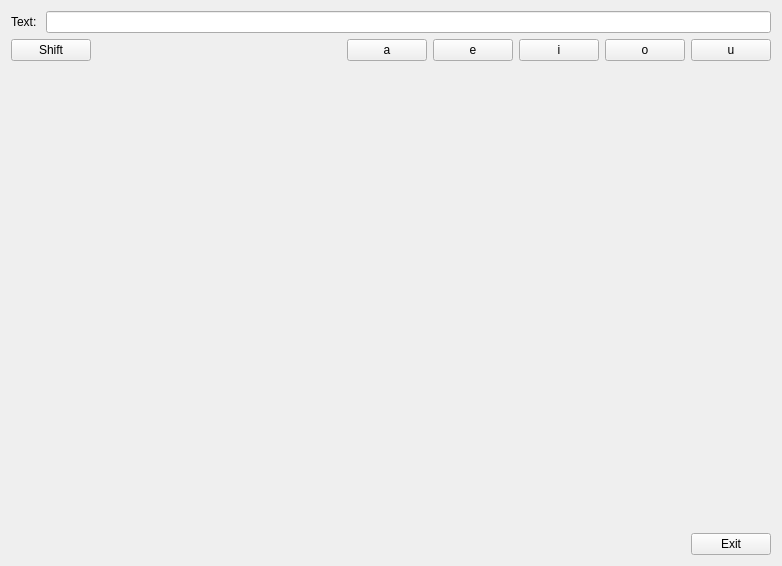
<?xml version="1.0" encoding="UTF-8"?>
<ui version="4.0">
 <class>MyForm</class>
 <widget class="QWidget" name="MyForm">
  <property name="geometry">
   <rect>
    <x>0</x>
    <y>0</y>
    <width>782</width>
    <height>566</height>
   </rect>
  </property>
  <property name="windowTitle">
   <string>MyForm</string>
  </property>
  <layout class="QVBoxLayout" name="verticalLayout_2">
   <item>
    <layout class="QHBoxLayout" name="horizontalLayout">
     <item>
      <widget class="QLabel" name="label">
       <property name="text">
        <string>Text: </string>
       </property>
      </widget>
     </item>
     <item>
      <widget class="myLineEdit" name="lineEdit"/>
     </item>
    </layout>
   </item>
   <item>
    <layout class="QHBoxLayout" name="horizontalLayout_2">
     <item>
      <widget class="QPushButton" name="pushButton_6">
       <property name="text">
        <string>Shift</string>
       </property>
      </widget>
     </item>
     <item>
      <spacer name="horizontalSpacer">
       <property name="orientation">
        <enum>Qt::Horizontal</enum>
       </property>
       <property name="sizeHint" stdset="0">
        <size>
         <width>40</width>
         <height>20</height>
        </size>
       </property>
      </spacer>
     </item>
     <item>
      <widget class="ButtonVocal" name="pushButton">
       <property name="text">
        <string>a</string>
       </property>
      </widget>
     </item>
     <item>
      <widget class="ButtonVocal" name="pushButton_2">
       <property name="text">
        <string>e</string>
       </property>
      </widget>
     </item>
     <item>
      <widget class="ButtonVocal" name="pushButton_5">
       <property name="text">
        <string>i</string>
       </property>
      </widget>
     </item>
     <item>
      <widget class="ButtonVocal" name="pushButton_4">
       <property name="text">
        <string>o</string>
       </property>
      </widget>
     </item>
     <item>
      <widget class="ButtonVocal" name="pushButton_3">
       <property name="text">
        <string>u</string>
       </property>
      </widget>
     </item>
    </layout>
   </item>
   <item>
    <layout class="QHBoxLayout" name="horizontalLayout_3">
     <item>
      <spacer name="horizontalSpacer_2">
       <property name="orientation">
        <enum>Qt::Horizontal</enum>
       </property>
       <property name="sizeHint" stdset="0">
        <size>
         <width>40</width>
         <height>20</height>
        </size>
       </property>
      </spacer>
     </item>
     <item>
      <layout class="QVBoxLayout" name="verticalLayout">
       <item>
        <spacer name="verticalSpacer">
         <property name="orientation">
          <enum>Qt::Vertical</enum>
         </property>
         <property name="sizeHint" stdset="0">
          <size>
           <width>20</width>
           <height>40</height>
          </size>
         </property>
        </spacer>
       </item>
       <item>
        <widget class="QPushButton" name="pushButton_7">
         <property name="text">
          <string>Exit</string>
         </property>
        </widget>
       </item>
      </layout>
     </item>
    </layout>
   </item>
  </layout>
 </widget>
 <customwidgets>
  <customwidget>
   <class>myLineEdit</class>
   <extends>QLineEdit</extends>
   <header>myLineEdit.h</header>
   <slots>
    <slot>afegirChar(QChar)</slot>
    <slot>Bloqueig(QString)</slot>
   </slots>
  </customwidget>
  <customwidget>
   <class>ButtonVocal</class>
   <extends>QPushButton</extends>
   <header>ButtonVocal.h</header>
   <slots>
    <signal>EnviaVocal(QChar)</signal>
    <slot>TractaClick()</slot>
    <slot>toggleMajuscules()</slot>
   </slots>
  </customwidget>
 </customwidgets>
 <resources/>
 <connections>
  <connection>
   <sender>pushButton</sender>
   <signal>clicked()</signal>
   <receiver>pushButton</receiver>
   <slot>TractaClick()</slot>
   <hints>
    <hint type="sourcelabel">
     <x>382</x>
     <y>53</y>
    </hint>
    <hint type="destinationlabel">
     <x>403</x>
     <y>58</y>
    </hint>
   </hints>
  </connection>
  <connection>
   <sender>pushButton</sender>
   <signal>EnviaVocal(QChar)</signal>
   <receiver>lineEdit</receiver>
   <slot>afegirChar(QChar)</slot>
   <hints>
    <hint type="sourcelabel">
     <x>353</x>
     <y>56</y>
    </hint>
    <hint type="destinationlabel">
     <x>353</x>
     <y>25</y>
    </hint>
   </hints>
  </connection>
  <connection>
   <sender>pushButton_7</sender>
   <signal>clicked()</signal>
   <receiver>MyForm</receiver>
   <slot>close()</slot>
   <hints>
    <hint type="sourcelabel">
     <x>721</x>
     <y>536</y>
    </hint>
    <hint type="destinationlabel">
     <x>784</x>
     <y>416</y>
    </hint>
   </hints>
  </connection>
  <connection>
   <sender>pushButton_6</sender>
   <signal>clicked()</signal>
   <receiver>pushButton</receiver>
   <slot>toggleMajuscules()</slot>
   <hints>
    <hint type="sourcelabel">
     <x>84</x>
     <y>58</y>
    </hint>
    <hint type="destinationlabel">
     <x>364</x>
     <y>54</y>
    </hint>
   </hints>
  </connection>
  <connection>
   <sender>lineEdit</sender>
   <signal>textEdited(QString)</signal>
   <receiver>lineEdit</receiver>
   <slot>Bloqueig(QString)</slot>
   <hints>
    <hint type="sourcelabel">
     <x>252</x>
     <y>23</y>
    </hint>
    <hint type="destinationlabel">
     <x>297</x>
     <y>26</y>
    </hint>
   </hints>
  </connection>
  <connection>
   <sender>pushButton_6</sender>
   <signal>clicked()</signal>
   <receiver>pushButton_2</receiver>
   <slot>toggleMajuscules()</slot>
   <hints>
    <hint type="sourcelabel">
     <x>44</x>
     <y>56</y>
    </hint>
    <hint type="destinationlabel">
     <x>496</x>
     <y>62</y>
    </hint>
   </hints>
  </connection>
  <connection>
   <sender>pushButton_6</sender>
   <signal>clicked()</signal>
   <receiver>pushButton_5</receiver>
   <slot>toggleMajuscules()</slot>
   <hints>
    <hint type="sourcelabel">
     <x>25</x>
     <y>65</y>
    </hint>
    <hint type="destinationlabel">
     <x>561</x>
     <y>57</y>
    </hint>
   </hints>
  </connection>
  <connection>
   <sender>pushButton_6</sender>
   <signal>clicked()</signal>
   <receiver>pushButton_4</receiver>
   <slot>toggleMajuscules()</slot>
   <hints>
    <hint type="sourcelabel">
     <x>51</x>
     <y>56</y>
    </hint>
    <hint type="destinationlabel">
     <x>640</x>
     <y>60</y>
    </hint>
   </hints>
  </connection>
  <connection>
   <sender>pushButton_6</sender>
   <signal>clicked()</signal>
   <receiver>pushButton_3</receiver>
   <slot>toggleMajuscules()</slot>
   <hints>
    <hint type="sourcelabel">
     <x>38</x>
     <y>53</y>
    </hint>
    <hint type="destinationlabel">
     <x>742</x>
     <y>56</y>
    </hint>
   </hints>
  </connection>
  <connection>
   <sender>pushButton_2</sender>
   <signal>clicked()</signal>
   <receiver>pushButton_2</receiver>
   <slot>TractaClick()</slot>
   <hints>
    <hint type="sourcelabel">
     <x>463</x>
     <y>61</y>
    </hint>
    <hint type="destinationlabel">
     <x>486</x>
     <y>61</y>
    </hint>
   </hints>
  </connection>
  <connection>
   <sender>pushButton_5</sender>
   <signal>clicked()</signal>
   <receiver>pushButton_5</receiver>
   <slot>TractaClick()</slot>
   <hints>
    <hint type="sourcelabel">
     <x>547</x>
     <y>65</y>
    </hint>
    <hint type="destinationlabel">
     <x>588</x>
     <y>61</y>
    </hint>
   </hints>
  </connection>
  <connection>
   <sender>pushButton_4</sender>
   <signal>clicked()</signal>
   <receiver>pushButton_4</receiver>
   <slot>TractaClick()</slot>
   <hints>
    <hint type="sourcelabel">
     <x>634</x>
     <y>62</y>
    </hint>
    <hint type="destinationlabel">
     <x>665</x>
     <y>52</y>
    </hint>
   </hints>
  </connection>
  <connection>
   <sender>pushButton_3</sender>
   <signal>clicked()</signal>
   <receiver>pushButton_3</receiver>
   <slot>TractaClick()</slot>
   <hints>
    <hint type="sourcelabel">
     <x>728</x>
     <y>61</y>
    </hint>
    <hint type="destinationlabel">
     <x>754</x>
     <y>56</y>
    </hint>
   </hints>
  </connection>
  <connection>
   <sender>pushButton_2</sender>
   <signal>EnviaVocal(QChar)</signal>
   <receiver>lineEdit</receiver>
   <slot>afegirChar(QChar)</slot>
   <hints>
    <hint type="sourcelabel">
     <x>497</x>
     <y>56</y>
    </hint>
    <hint type="destinationlabel">
     <x>501</x>
     <y>29</y>
    </hint>
   </hints>
  </connection>
  <connection>
   <sender>pushButton_5</sender>
   <signal>EnviaVocal(QChar)</signal>
   <receiver>lineEdit</receiver>
   <slot>afegirChar(QChar)</slot>
   <hints>
    <hint type="sourcelabel">
     <x>561</x>
     <y>52</y>
    </hint>
    <hint type="destinationlabel">
     <x>560</x>
     <y>17</y>
    </hint>
   </hints>
  </connection>
  <connection>
   <sender>pushButton_4</sender>
   <signal>EnviaVocal(QChar)</signal>
   <receiver>lineEdit</receiver>
   <slot>afegirChar(QChar)</slot>
   <hints>
    <hint type="sourcelabel">
     <x>652</x>
     <y>58</y>
    </hint>
    <hint type="destinationlabel">
     <x>652</x>
     <y>26</y>
    </hint>
   </hints>
  </connection>
  <connection>
   <sender>pushButton_3</sender>
   <signal>EnviaVocal(QChar)</signal>
   <receiver>lineEdit</receiver>
   <slot>afegirChar(QChar)</slot>
   <hints>
    <hint type="sourcelabel">
     <x>708</x>
     <y>59</y>
    </hint>
    <hint type="destinationlabel">
     <x>709</x>
     <y>27</y>
    </hint>
   </hints>
  </connection>
 </connections>
</ui>
